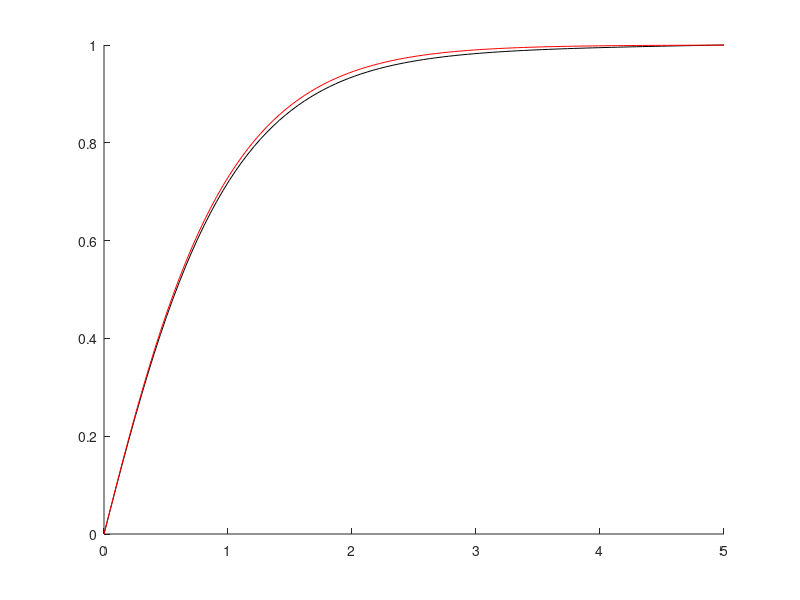

Recreate this plot in MATLAB. (Note: this script raises an error after producing the figure.)
% Calculate the Hartree potential from the hydrogen atom charge density.
% Form of problem: Ay = b, where y contains y(2) to y(npts-1), and b
% contains b(2) to b(npts-1).


clear variables;
clc;
close all;


% Construct mesh with npts mesh points. rmin and rmax are the end points of the mesh.


rmin = 0;
rmax = 5;
npts = 100;

r=linspace(rmin,rmax,npts);
%% I am not sure about abs() term. It may be completely unncessary 
h = abs(rmin - rmax)/npts ;% insert correct expression for the step size h

% Construct trigonal matrix A. This square matrix has dimension npts-2.
% Zero the matrix

 A=-2*eye(npts-2,npts-2);          %Diagonal
 B = zeros(1,npts-2);
 B(1)= -2; B(2) = 1;
        %   for i = 1:npts-3,                 %Upper diagonal
        %      A(i,i+1) = 1;
        %   end
        %   for i = 2:npts-2,                 %Lower diagonal
        %      A(i,i-1) = 1;
        %   end
A = toeplitz(B);

%
% Boundary conditions on b
q = 1;
bc0 = 0 %##### insert correct boundary condition #### ; 
bcnpts = q %##### insert correct boundary condition ####;

% Calculate b on the mesh, and shift the index 
for i = 2:npts-1
   n(i) =  rand(1);
   b(i-1) = - 4 * h *h * pi * r(i) * (1/pi) * exp (-2 * r(i) ); %#### insert correct expression for b ##### % one 1s orbital in the density

end

% Add the boundary conditions 
b(1) = b(1) - bc0;                          %y(0)
b(npts-2) = b(npts-2) - bcnpts;             %y(rmax)

% Make b into a column vector
b = b';

% Solve Ay=b 
y = A\b;


% final result
yfinal(1) = bc0; yfinal(npts) = bcnpts;
for i = 1:npts-2,
   yfinal(i+1) = y(i);
end

% get the potential from yfinal
rVH = yfinal;

% control. Is this expression really the correct one??
for i = 1:npts,
   rVHtheor(i) = 1-exp(-2*r(i))*(r(i)+1);
end

figure(1)
clf
hold on
plot(r,rVH,'k-')
plot(r,rVHtheor,'r-')
legend('Calc','Analytical',1)
xlabel('r(au)')
ylabel('rV_H (au)')
box on

